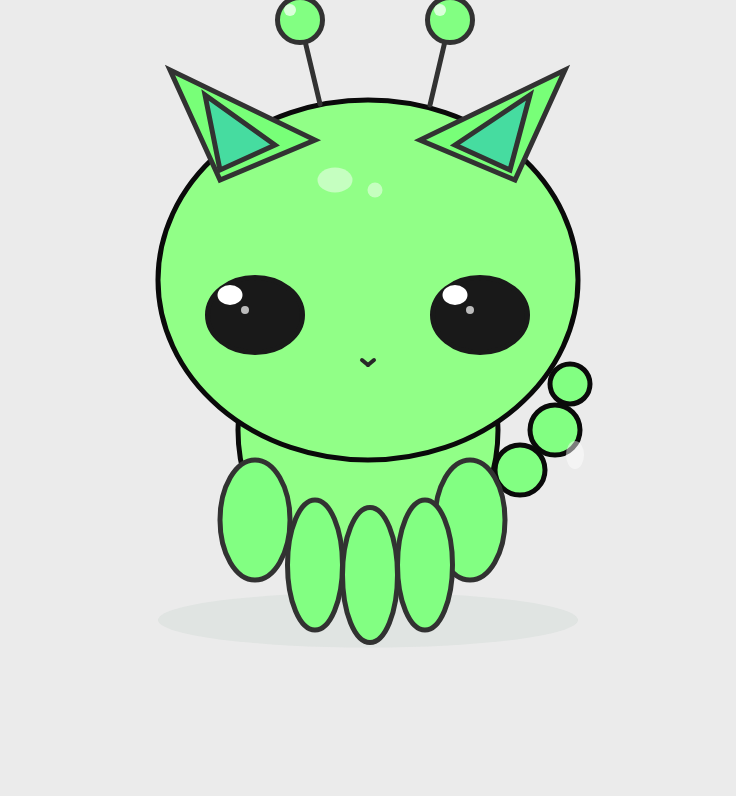
Frame 1 (no input)
Frame 60 (no input): identical to frame 1, image omitted
Frame 120 (the mouse pressed at the canvas centre since frame 60): identical to frame 1, image omitted

The p5.js sketch that drew this single still picture (run headless with seeded random() and noise() and a simulated clock; from frame 60 on, the mouse is pressed at the canvas centre):

// p5.js sketch
// ── sketch.js
function setup() {
  createCanvas(736, 796);
  background(230);
  
}

function draw() {
  background(235);

// Shadow
  noStroke();
  fill(210, 220, 215, 120);
  ellipse(368, 620, 420, 55);

//tail
 stroke(10);
strokeWeight(5);
fill(130, 255, 130);
  
ellipse(520, 470, 50, 50);
ellipse(555, 430, 50, 50);
ellipse(570, 384, 40, 40);

// Body
fill(145, 255, 135);
ellipse(368, 430, 260, 300);

// Head
ellipse(368, 280, 420, 360);

// Left Ear
stroke(50);
strokeWeight(5);
fill(120, 255, 120);
triangle(220, 180, 170, 70, 315, 140);

fill(70, 220, 160);
triangle(220, 170, 205, 95, 275, 145);

 // Right Ear
  fill(120, 255, 120);
  triangle(515, 180, 565, 70, 420, 140);

  fill(70, 220, 160);
  triangle(510, 170, 530, 95, 455, 145);

  // Antennas
  stroke(50);
  strokeWeight(5);
  line(320, 104, 300, 20);
  line(430, 105, 450, 20);

  fill(130, 255, 130);
  ellipse(300, 20, 45, 45);
  ellipse(450, 20, 45, 45);

  fill(255, 255, 255, 180);
  noStroke();
  ellipse(290, 10, 12, 12);
  ellipse(440, 10, 12, 12);

  // Eyes
  fill(25);
  stroke(25);
  ellipse(255, 315, 95, 75);
  ellipse(480, 315, 95, 75);

  // Eye shine
  noStroke();
  fill(255);
ellipse(230, 295, 25, 20);
 ellipse(455, 295, 25, 20);

fill(255, 180);
 ellipse(245, 310, 8, 8);
ellipse(470, 310, 8, 8);


stroke(40);
strokeWeight(4);
line(362, 360, 368, 365);
line(368, 365, 374, 360);

  // Arms
  stroke(50);
  strokeWeight(5);
  fill(130, 255, 130);
  ellipse(255, 520, 70, 120);
  ellipse(470, 520, 70, 120);

  // Legs
ellipse(315, 565, 55, 130);
ellipse(370, 575, 55, 135);
ellipse(425, 565, 55, 130);

  // Highlights on head
noStroke();
fill(255, 255, 255, 120);
ellipse(335, 180, 35, 25);
ellipse(375, 190, 15, 15);

// Tail highlight
ellipse(575, 455, 18, 28);

}
